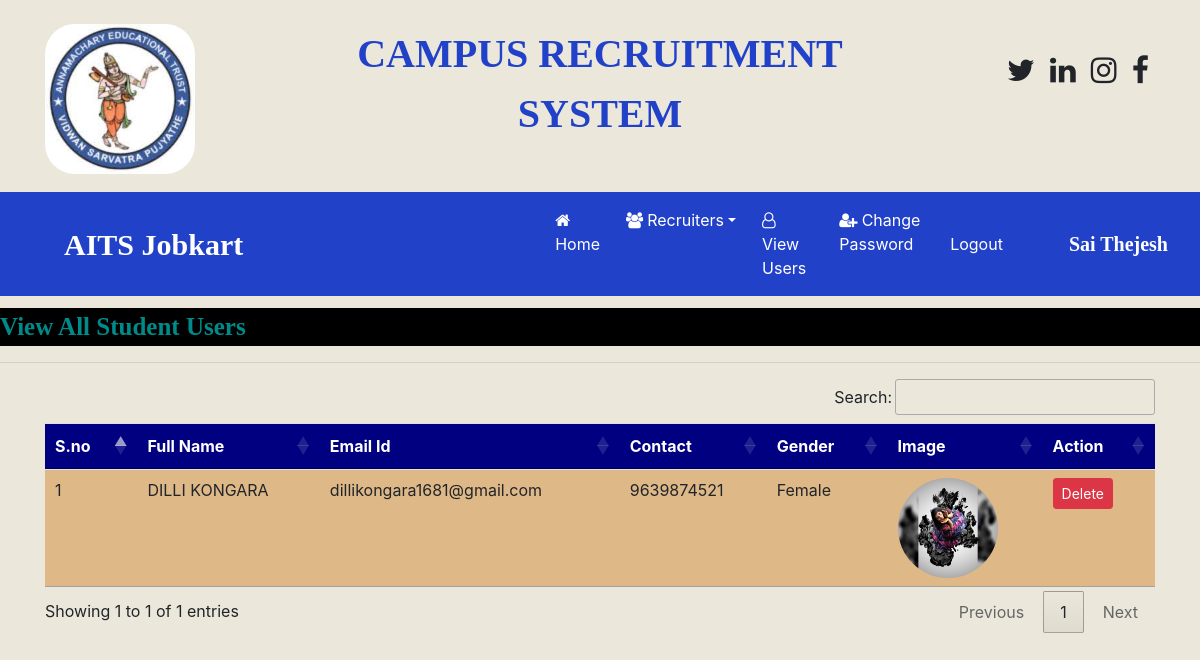
/view_users/ (signed in), run on the app's committed database.
### OnlinejobportalApp/models.py (models this page shows, shortened)
class StudentUser(models.Model):
	user =models.ForeignKey(User,on_delete=models.CASCADE)
	mobile = models.CharField(max_length=10,null=True)
	image= models.FileField(null=True)
	gender=models.CharField(max_length=10,null=True)
	dept=models.CharField(max_length=100,null=True)
	percentage = models.IntegerField(null=True)
	type = models.CharField(max_length=10,null=True)

### OnlinejobportalApp/views.py (the view)
# urls.py: path('view_users/',views.view_users,name='view_users'),
def view_users(request):
	if not request.user.is_authenticated:
		return redirect('admin_login')
	data = StudentUser.objects.all()
	d={'data':data}
	return render(request,'html/view_users.html',d)

### OnlinejobportalApp/templates/html/view_users.html
{% load static %}
{% block body %}
{% include 'html/admin_navigation.html' %}
<marquee style="font-family: 'Algerian'; font-size: 25px; color: darkcyan; background-color: black;font-weight: bold;margin-top: 1%">
	View All Student Users
</marquee>
<hr>
<div class="container">
<table class="table table-hover" id="example">
	<thead>
		<tr style = "background-color: #000080;color:white">
			<th>S.no</th>
			<th>Full Name</th>
			<th>Email Id</th>
			<th>Contact</th>
			<th>Gender</th>
			<th>Image</th>
			<th>Action</th>
		</tr>
	</thead>
	<tbody>
		{% for i in data %}
		<tr style = "background-color: #DEB887">
			<td>{{forloop.counter}}</td>
			<td>{{i.user.first_name}} {{i.user.last_name}}</td>
			<td>{{i.user.username}}</td>
			<td>{{i.mobile}}</td>
			<td>{{i.gender}}</td>
			<td><img src="{{i.image.url}}" style="width: 100px; height: 100px; border-radius: 50%;"></td>
			<td><a href="{% url 'delete_user' i.user.id %}" class="btn btn-danger btn-sm " onclick="return confirm(' Are you Sure ?')">Delete</a></td>
		</tr>
		{% endfor %}
	</tbody>
</table>
</div>
{% endblock %}

### OnlinejobportalApp/templates/html/admin_navigation.html (shortened to what this page needs)
<!DOCTYPE html>
<html>
<head>
	{% load static %}
  <link rel="stylesheet" href="https://maxcdn.bootstrapcdn.com/bootstrap/4.5.2/css/bootstrap.min.css">
  <link rel="stylesheet" href="https://cdnjs.cloudflare.com/ajax/libs/font-awesome/4.7.0/css/font-awesome.min.css">
<link rel="stylesheet" href="https://cdnjs.cloudflare.com/ajax/libs/font-awesome/4.7.0/css/font-awesome.min.css">
<link rel ="stylesheet" href="https://cdn.datatables.net/1.10.24/css/jquery.dataTables.min.css">
<link rel ="stylesheet" href= "https://cdn.datatables.net/buttons/1.7.0/css/buttons.dataTables.min.css">
</head>
<body>
	<div class="container">
		<div class="row">
			<div class="col-sm-3 mt-4">
				<img class="logoimage"src="{% static 'images/aitslogo.jpeg' %}" style="width:150px; height:100px text-align=center ; border-radius: 30px; ">
			</div>
			<div class="col-sm-6 mt-4 text-center">
				<span style="font-weight: bold ;text-align:center; font-size: 40px; font-family: times">
					<span class="heading">CAMPUS RECRUITMENT SYSTEM</span>
				</span>
			</div>
			<div class="col-sm-3 mt-5" style="padding-left: 10%">
				<span style="font-weight: bold; font-size: 30px">
					<span><i class="fa fa-twitter pl-2"></i></span>
					<span><i class="fa fa-linkedin pl-2"></i></span>
					<span><i class="fa fa-instagram pl-2"></i></span>
					<span><i class="fa fa-facebook pl-2"></i></span>
				</span>
			</div>
		</div>
	</div>
<nav class="navbar navbar-expand-sm" style="background-color: #2241c9">
	<a class="navbar-brand text-white pl-5 font-weight-bold" style="font-family: 'Algerian'; font-size: 30px ">AITS Jobkart</a>
	<ul class="navbar-nav">
		<li class="nav-item">
			<a class="nav-link" href=" {%url 'admin_home'%}" style="margin-left: 288px"><i class="fa fa-home mr-1"></i>Home</a>
		</li>
		<li class="nav-item dropdown">
			<a class="nav-link dropdown-toggle" href="#" data-toggle="dropdown"><i class="fa fa-users mr-1"></i>Recruiters</a>
		</li>
		<li class="nav-item">
			<a class="nav-link" href="{% url 'view_users' %}"><i class="fa fa-user-o mr-1"></i>View Users</a>
		</li>
		<li class="nav-item">
			<a class="nav-link" href="{% url 'change_passwordadmin' %}"><i class="fa fa-user-plus mr-1"></i>Change Password</a>
		</li>
		<li class="nav-item">
			<a class="nav-link" href="{% url 'Logout' %}">Logout</a>
		</li>
	</ul>
	<a class="navbar-brand text-white pl-5 font-weight-bold" style="font-family: 'Algerian'; font-size: 20px ">{{request.user.first_name}} {{request.user.last_name}}</a>
</nav>
</body>
</html>

### OnlinejobportalApp/templates/html/admin_navigation.html (style rules this page uses)
.nav-link { color:white !important; margin-right: 10px; }
body { background-color: #EBE8DB; }
.heading { color:#2241c9 ; }
.logoimage { margin-bottom: 18px; }

### data on the page
StudentUser: user.first_name "DILLI", user.last_name "KONGARA", user.username "dillikongara1681@gmail.com", mobile "9639874521", gender "Female", image (picture)

### other printed values
{{ request.user.first_name }} "Sai"
{{ request.user.last_name }} "Thejesh"
